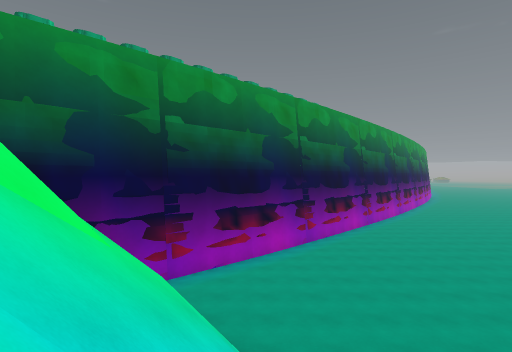
view 1 (above)

24 first-person views from a walk through a Godot game level. The camera is 1.4 m above the floor, looks level and sees 80° across. The floor is counted in squares, 2 m on a side. Each view is taken from the middle of a square. On the plan, view 1 faces up. The plan holds only what a view shows up to about 10 squares ahead; the rest is blank. The place goes on beyond the plan.

view 2
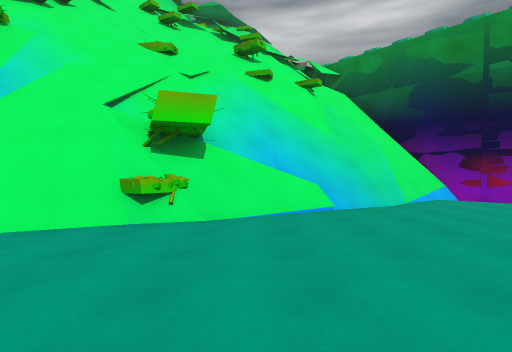

view 3
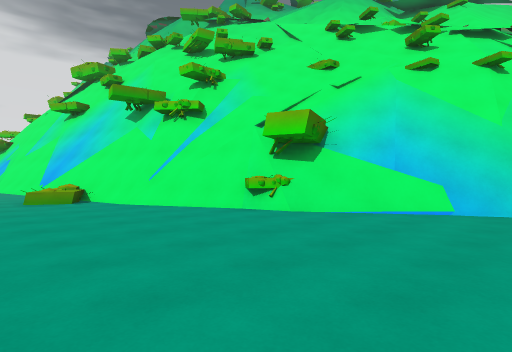

view 4
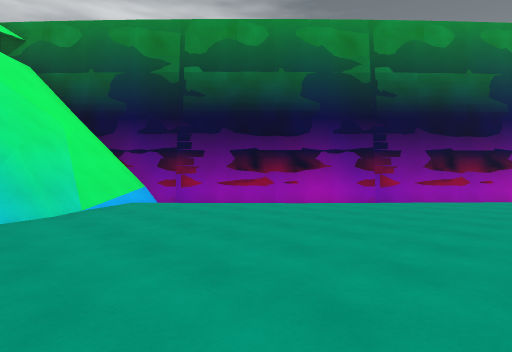

view 5
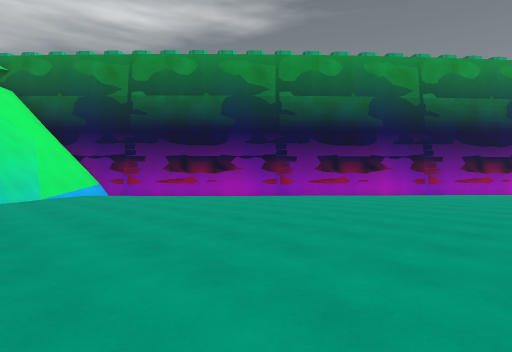

view 6
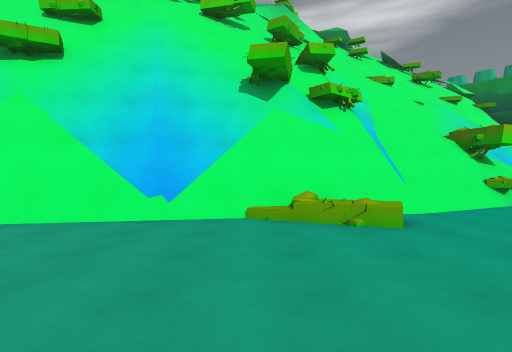

view 7
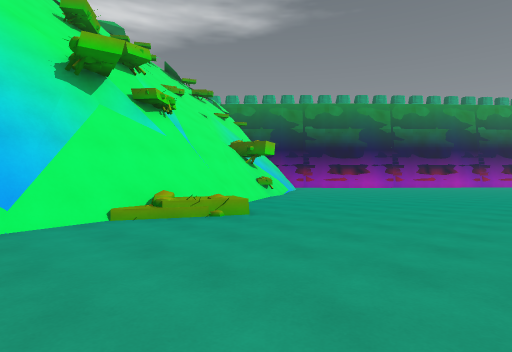

view 8
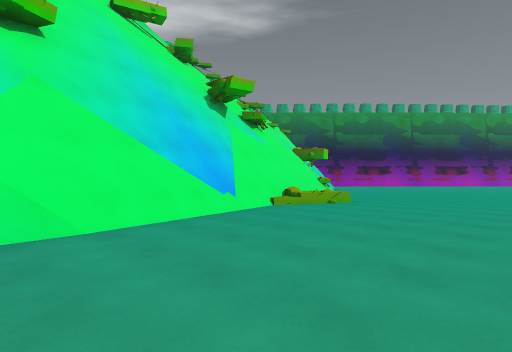

view 9
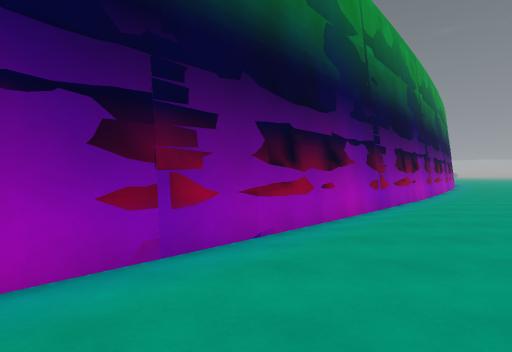

view 10
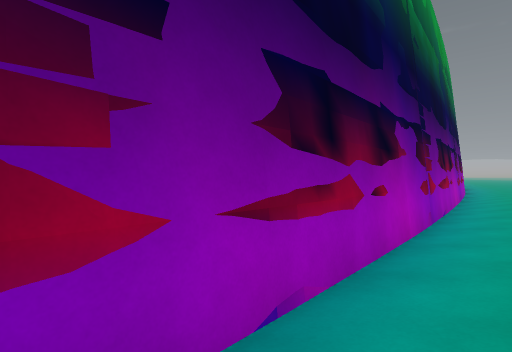

view 11
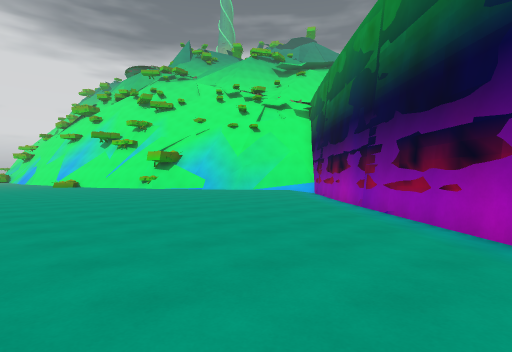

view 12
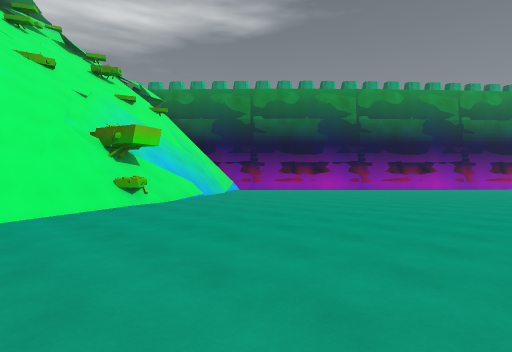

view 13
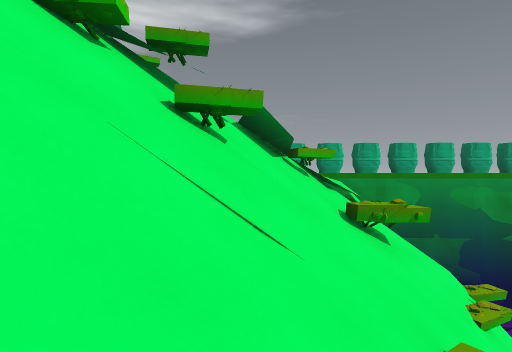

view 14
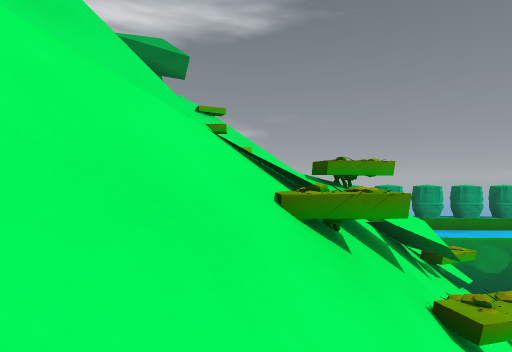

view 15
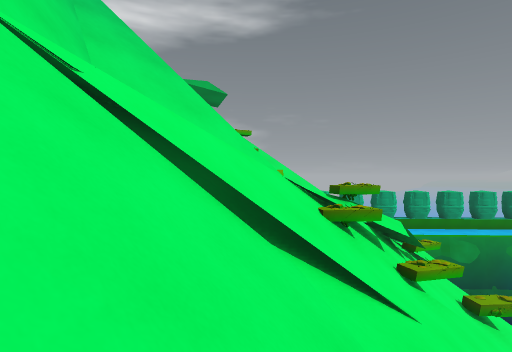

view 16
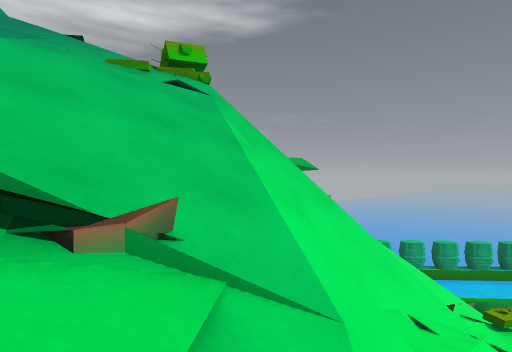

view 17
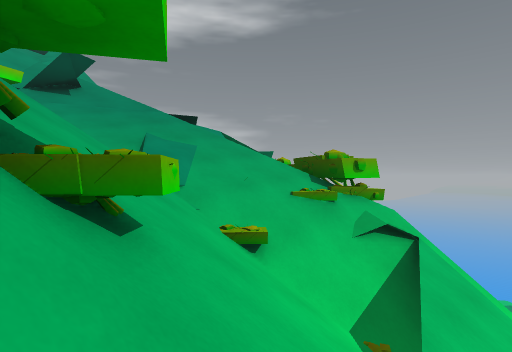

view 18
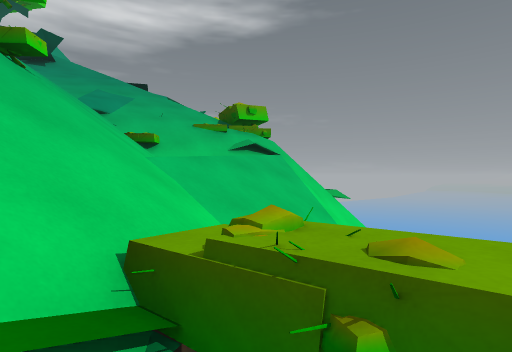

view 19
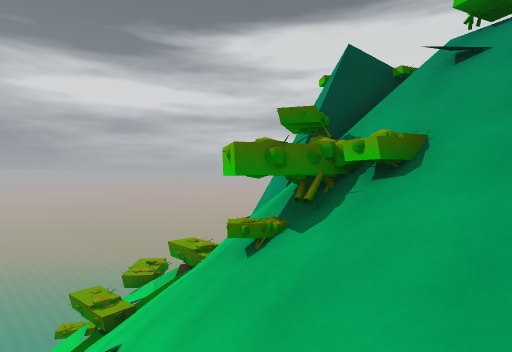

view 20
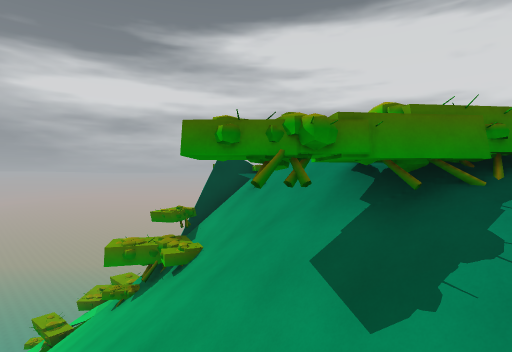

view 21
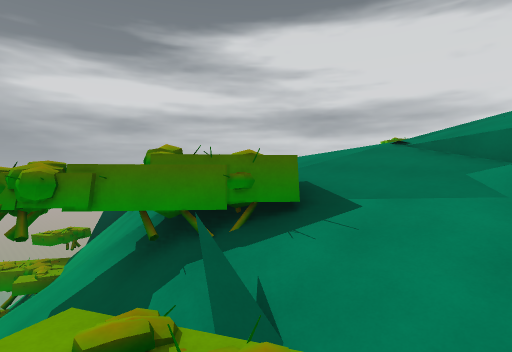

view 22
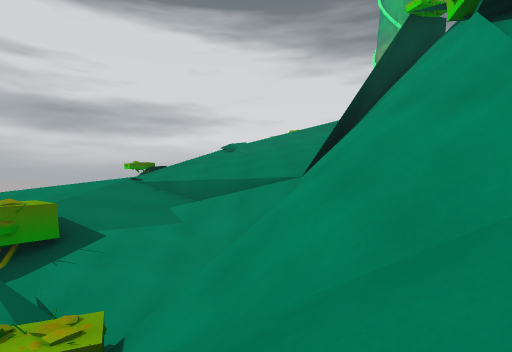

view 23
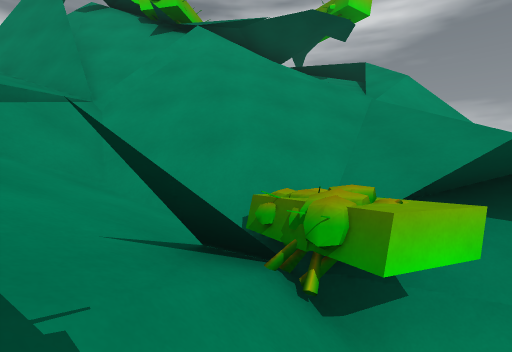

view 24
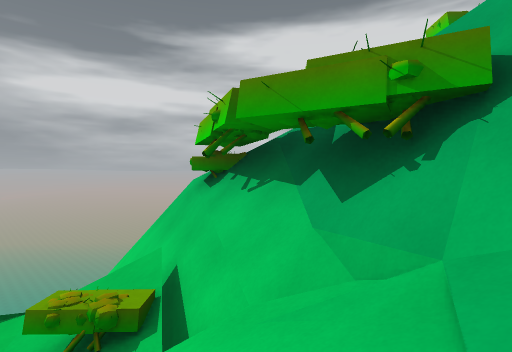

### Floor plan
Key: @ floor where view 1 was taken; # wall or solid block; . main floor; - floor 0.75 m lower than the main floor; : floor 8 m higher than the main floor; + floor 10.5 m higher than the main floor; * floor 11.25 m higher than the main floor; % floor 12 m higher than the main floor; & floor 30.5 m higher than the main floor; / step, stairs or slope; = window, fence, low wall or low ledge; ^ raised ledge; v drop or lower ground.
Columns run from 24 left of view 1 to 10 right of it. Each row starts with its distance up from view 1.
 22                                   v
 21                                  v#
 20                                 /#-
 19                                /#-.
 18                               /#-..
 17                              /#-...
 16                             /v-....
 15                            /v-.....
 14                            v-......
 13                           v#.......
 12                          v#-.......
 11                         v#-........
 10                        v#-........
  9                       v#-.........
  8                      v#-...........
  7                     v#-............
  6                   +####............
  5                  /##====...........
  4                  ###=###=..........
  3                   /#=##//..........
  2                 ///==v=///........
  1              //////v=/////.........
  0              =// //#////@ /........
 -1                #///#/////##........
 -2          /     #= ##^/#//=##.......
 -3          ///==    =#///////=.......
 -4          ####vvvvv////////#=#......
 -5          v^#^^=//////  /==v##=.....
 -6          v////#===///    vvv#=.....
 -7         ///////v//////   :vv#=.....
 -8  //# ////////=/=///     +vvv##.....
 -9 ////////////////////    *vvvv#.....
-10 =  ////^//////////^#^   %vvv #.....
-11   #////^//////^#////v   %^vv #.....
-12   =//////##////=//^=#   vv^v #.....
-13 ###=/////^&//#//##=##    v v ##....

Positions as (right, up) in squares from view 1, and headings:
1: (0, 0), facing up
2: (7, 1), facing left
3: (7, 4), facing down-left
4: (6, 3), facing up-left
5: (10, 3), facing up-left
6: (10, -7), facing left
7: (10, -9), facing up-left
8: (10, -13), facing up-left
9: (3, 9), facing up
10: (7, 16), facing up
11: (10, 16), facing down-left
12: (10, -4), facing up-left
13: (-2, -4), facing up-left
14: (-4, -5), facing up-left
15: (-3, -7), facing up-left
16: (-5, -9), facing up-left
17: (-8, -11), facing up-left
18: (-5, -11), facing up-left
19: (-12, -8), facing down-right
20: (-16, -8), facing down-right
21: (-18, -10), facing down-right
22: (-19, -8), facing down
23: (-15, -11), facing left
24: (-15, -2), facing down-right
